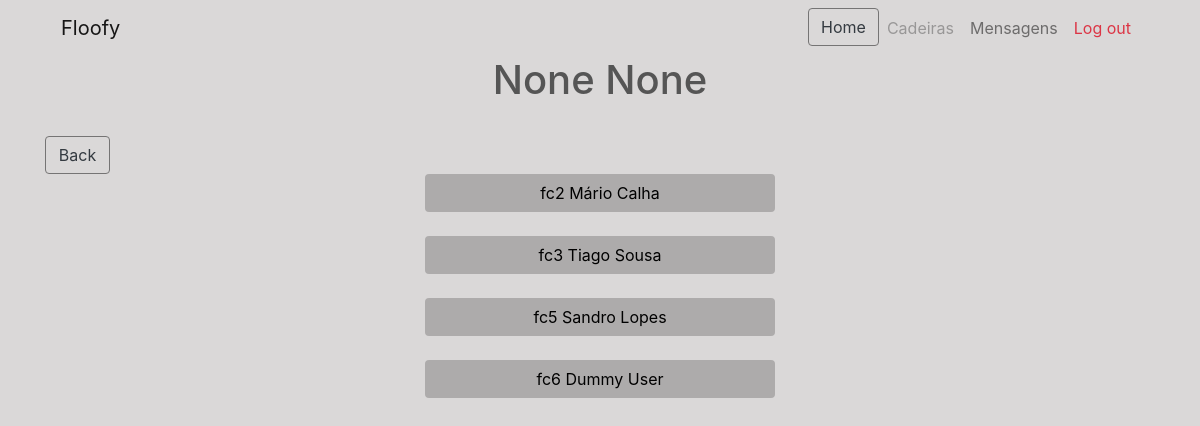
/chat/ (signed in), run on the app's committed database.
### login/models.py (models this page shows, shortened)
class User(AbstractBaseUser):
    email = models.EmailField(
        verbose_name='email address',
        max_length=255,
        unique=True,
    )
    date_of_birth = models.DateField(blank=True, null=True)
    is_active = models.BooleanField(default=True)
    is_admin = models.BooleanField(default=False)
    is_student = models.BooleanField(default=False)
    is_teacher = models.BooleanField(default=False)
    subjects = models.ManyToManyField(Subject, null=True, blank=True)
    firstname = models.CharField(blank=True, null=True, max_length=20)
    surname = models.CharField(blank=True, null=True, max_length=20)
    objects = UserManager()
    USERNAME_FIELD = 'email'
    def __str__(self):
        if self.firstname and self.surname:
            return "fc"+str(self.id)+" "+self.firstname + " " + self.surname
        else:
            return str(self.email)

### users_chat/views.py (the view)
# urls.py: path('', MyContactsView.as_view()),
class MyContactsView(LoginRequiredMixin, ListView):
    template_name = 'users_chat/myContacts.html'
    def get_queryset(self):
        return User.objects.exclude(email="admin@gmail.com").exclude(email=self.request.user.email)

### templates/users_chat/myContacts.html
{% extends "base.html" %}
{% block content %}
<div class="container">
    <div class="row centered">
        <div class="col-lg-10 offset-lg-1 text-center">
           <h1 class="text-center" id="area_student_title">{{ user.firstname }} {{ user.surname}} </h1><br>
        </div>
    </div>
</div>
<div class="container">
    <div class="row text-left">
        <div class="col-lg-1">
            <a id="link_nav" class="text-center btn btn-block btn-outline-dark" href="{% url 'logged-student' %}">Back</a>
        </div>
    </div>
</div>
<div class="container">
    <div class="row">
        <div class="col-lg-4 offset-lg-4">
            <div id="contacts-items">
                {% for instance in object_list %}
                    <a id="btn_contacts" class="btn btn-block" href="./{{ instance.id }}/">{{ instance }}</a>
                    <br>
                {% endfor %}
            </div>
        </div>
    </div>
</div>
{% endblock %}

### login/static/css/login.css (style rules this page uses)
#link_nav { border: 1px solid rgb(117, 116, 116); }
#btn_contacts { background-color: rgb(173, 171, 171); color: black; }

### login/static/css/main.css (style rules this page uses)
body { background-color: #dad8d8; color: #555; -webkit-font-smothing: antialiased; -webkit-overflow-scrolling: touch; }

### data on the page
User: firstname "None", surname "None"
User: firstname+surname+id "fc2 Mário Calha"
User: firstname+surname+id "fc3 Tiago Sousa"
User: firstname+surname+id "fc5 Sandro Lopes"
User: firstname+surname+id "fc6 Dummy User"
